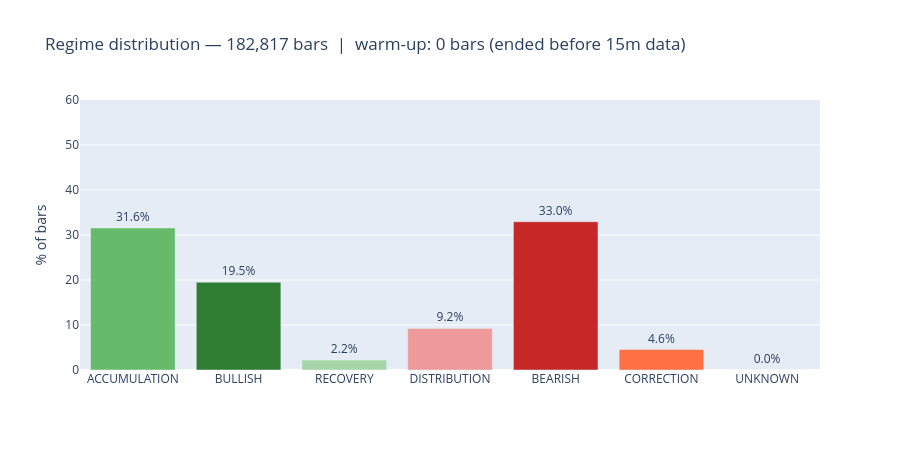

Notebook code cell kept with this figure:
### Code cell
# ── Regime distribution analysis ─────────────────────────────────────────────
import plotly.express as px

REGIME_ORDER  = ["ACCUMULATION", "BULLISH", "RECOVERY",
                 "DISTRIBUTION", "BEARISH",  "CORRECTION", "UNKNOWN"]
REGIME_COLORS = {
    "ACCUMULATION": "#66BB6A",
    "BULLISH":      "#2E7D32",
    "RECOVERY":     "#A5D6A7",
    "DISTRIBUTION": "#EF9A9A",
    "BEARISH":      "#C62828",
    "CORRECTION":   "#FF7043",
    "UNKNOWN":      "#B0BEC5",
}

warmup_mask = df_15m["regime"] == "UNKNOWN_WARMUP"
post_mask   = ~warmup_mask

warmup_n = int(warmup_mask.sum())
post_n   = int(post_mask.sum())
total_n  = len(df_15m)

print(f"Total 15m bars : {total_n:,}")
if warmup_n > 0:
    warmup_start = df_15m[warmup_mask].iloc[0]["dt"].date()
    warmup_end   = df_15m[warmup_mask].iloc[-1]["dt"].date()
    print(f"Warm-up bars   : {warmup_n:,}  ({warmup_start} → {warmup_end})")
else:
    # 15m dataset starts after the 1H EMA warm-up window ends — no overlap
    wu_end_1h = df_1h.iloc[WARMUP_1H_BARS - 1]["dt"].date()
    print(f"Warm-up bars   : 0  (1H warm-up ended {wu_end_1h}; 15m data starts {df_15m.iloc[0]['dt'].date()})")
print(f"Post warm-up   : {post_n:,}\n")

# Count post-warm-up regimes (UNKNOWN = genuine gap held by hysteresis)
counts = df_15m[post_mask]["regime"].value_counts()

print(f"{'Regime':<16} {'Count':>8}  {'%':>6}")
print("-" * 34)
for regime in REGIME_ORDER:
    c   = counts.get(regime, 0)
    pct = 100 * c / post_n
    print(f"{regime:<16} {c:>8,}  {pct:>5.1f}%")
print("-" * 34)
print(f"{'Total':<16} {post_n:>8,}  100.0%")

# Bar chart
plot_df = (
    counts
    .reindex(REGIME_ORDER, fill_value=0)
    .reset_index()
)
plot_df.columns = ["regime", "count"]
plot_df["pct"]  = 100 * plot_df["count"] / post_n

wu_note = f"warm-up: 0 bars (ended before 15m data)" if warmup_n == 0 else f"warm-up excluded: {warmup_n:,} bars"
fig = px.bar(
    plot_df,
    x="regime", y="pct",
    color="regime",
    color_discrete_map=REGIME_COLORS,
    text=plot_df["pct"].map(lambda x: f"{x:.1f}%"),
    title=f"Regime distribution — {post_n:,} bars  |  {wu_note}",
    labels={"pct": "% of bars", "regime": ""},
    category_orders={"regime": REGIME_ORDER},
)
fig.update_traces(textposition="outside")
fig.update_layout(showlegend=False, height=450, yaxis=dict(range=[0, 60]))
fig.show()

### Figure 1 — Plotly figure (JSON) as saved in the notebook; plotly's stock layout.template omitted (floating-point values rounded to 4 significant figures)
{"data": [{"hovertemplate": "=%{x}<br>% of bars=%{y}<br>text=%{text}<extra></extra>", "legendgroup": "ACCUMULATION", "marker": {"color": "#66BB6A", "pattern": {"shape": ""}}, "name": "ACCUMULATION", "orientation": "v", "showlegend": true, "text": ["31.6%"], "textposition": "outside", "type": "bar", "x": ["ACCUMULATION"], "xaxis": "x", "y": [31.56], "yaxis": "y"}, {"hovertemplate": "=%{x}<br>% of bars=%{y}<br>text=%{text}<extra></extra>", "legendgroup": "BULLISH", "marker": {"color": "#2E7D32", "pattern": {"shape": ""}}, "name": "BULLISH", "orientation": "v", "showlegend": true, "text": ["19.5%"], "textposition": "outside", "type": "bar", "x": ["BULLISH"], "xaxis": "x", "y": [19.49], "yaxis": "y"}, {"hovertemplate": "=%{x}<br>% of bars=%{y}<br>text=%{text}<extra></extra>", "legendgroup": "RECOVERY", "marker": {"color": "#A5D6A7", "pattern": {"shape": ""}}, "name": "RECOVERY", "orientation": "v", "showlegend": true, "text": ["2.2%"], "textposition": "outside", "type": "bar", "x": ["RECOVERY"], "xaxis": "x", "y": [2.196], "yaxis": "y"}, {"hovertemplate": "=%{x}<br>% of bars=%{y}<br>text=%{text}<extra></extra>", "legendgroup": "DISTRIBUTION", "marker": {"color": "#EF9A9A", "pattern": {"shape": ""}}, "name": "DISTRIBUTION", "orientation": "v", "showlegend": true, "text": ["9.2%"], "textposition": "outside", "type": "bar", "x": ["DISTRIBUTION"], "xaxis": "x", "y": [9.231], "yaxis": "y"}, {"hovertemplate": "=%{x}<br>% of bars=%{y}<br>text=%{text}<extra></extra>", "legendgroup": "BEARISH", "marker": {"color": "#C62828", "pattern": {"shape": ""}}, "name": "BEARISH", "orientation": "v", "showlegend": true, "text": ["33.0%"], "textposition": "outside", "type": "bar", "x": ["BEARISH"], "xaxis": "x", "y": [32.96], "yaxis": "y"}, {"hovertemplate": "=%{x}<br>% of bars=%{y}<br>text=%{text}<extra></extra>", "legendgroup": "CORRECTION", "marker": {"color": "#FF7043", "pattern": {"shape": ""}}, "name": "CORRECTION", "orientation": "v", "showlegend": true, "text": ["4.6%"], "textposition": "outside", "type": "bar", "x": ["CORRECTION"], "xaxis": "x", "y": [4.552], "yaxis": "y"}, {"hovertemplate": "=%{x}<br>% of bars=%{y}<br>text=%{text}<extra></extra>", "legendgroup": "UNKNOWN", "marker": {"color": "#B0BEC5", "pattern": {"shape": ""}}, "name": "UNKNOWN", "orientation": "v", "showlegend": true, "text": ["0.0%"], "textposition": "outside", "type": "bar", "x": ["UNKNOWN"], "xaxis": "x", "y": [0.01203], "yaxis": "y"}], "layout": {"barmode": "relative", "height": 450, "legend": {"title": {"text": ""}, "tracegroupgap": 0}, "showlegend": false, "title": {"text": "Regime distribution — 182,817 bars  |  warm-up: 0 bars (ended before 15m data)"}, "xaxis": {"anchor": "y", "categoryarray": ["ACCUMULATION", "BULLISH", "RECOVERY", "DISTRIBUTION", "BEARISH", "CORRECTION", "UNKNOWN"], "categoryorder": "array", "domain": [0, 1], "title": {"text": ""}}, "yaxis": {"anchor": "x", "domain": [0, 1], "range": [0, 60], "title": {"text": "% of bars"}}}}
